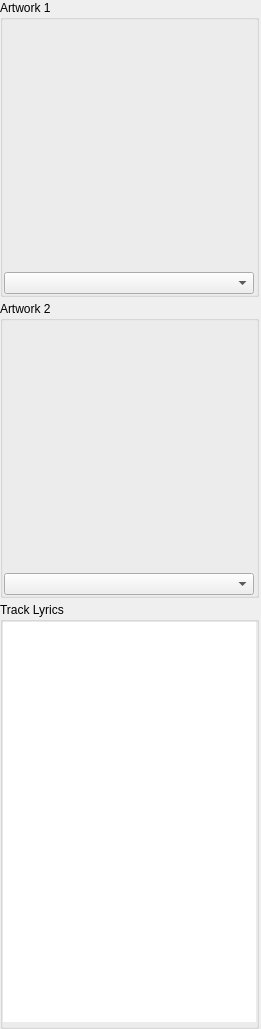
          <widget class="QWidget" name="scrollAreaWidgetContents">
           <property name="geometry">
            <rect>
             <x>0</x>
             <y>-448</y>
             <width>261</width>
             <height>1001</height>
            </rect>
           </property>
           <layout class="QVBoxLayout" name="verticalLayout">
            <property name="spacing">
             <number>4</number>
            </property>
            <property name="leftMargin">
             <number>0</number>
            </property>
            <property name="topMargin">
             <number>0</number>
            </property>
            <property name="rightMargin">
             <number>0</number>
            </property>
            <property name="bottomMargin">
             <number>0</number>
            </property>
            <item>
             <widget class="QGroupBox" name="MDE_GBX_cover">
              <property name="maximumSize">
               <size>
                <width>259</width>
                <height>16777215</height>
               </size>
              </property>
              <property name="title">
               <string>Artwork 1</string>
              </property>
              <layout class="QGridLayout" name="gridLayout_4">
               <property name="leftMargin">
                <number>0</number>
               </property>
               <property name="topMargin">
                <number>0</number>
               </property>
               <property name="rightMargin">
                <number>0</number>
               </property>
               <property name="bottomMargin">
                <number>0</number>
               </property>
               <property name="horizontalSpacing">
                <number>0</number>
               </property>
               <property name="verticalSpacing">
                <number>2</number>
               </property>
               <item row="1" column="0">
                <widget class="QComboBox" name="MDE_CMBX_cover"/>
               </item>
               <item row="0" column="0">
                <widget class="QLabel" name="MDE_PIXLB_cover">
                 <property name="sizePolicy">
                  <sizepolicy hsizetype="Preferred" vsizetype="Preferred">
                   <horstretch>1</horstretch>
                   <verstretch>1</verstretch>
                  </sizepolicy>
                 </property>
                 <property name="minimumSize">
                  <size>
                   <width>250</width>
                   <height>250</height>
                  </size>
                 </property>
                 <property name="maximumSize">
                  <size>
                   <width>250</width>
                   <height>250</height>
                  </size>
                 </property>
                 <property name="text">
                  <string/>
                 </property>
                </widget>
               </item>
              </layout>
             </widget>
            </item>
            <item>
             <widget class="QGroupBox" name="MDE_GBX_cover_2">
              <property name="maximumSize">
               <size>
                <width>259</width>
                <height>16777215</height>
               </size>
              </property>
              <property name="title">
               <string>Artwork 2</string>
              </property>
              <layout class="QGridLayout" name="gridLayout_8">
               <property name="leftMargin">
                <number>0</number>
               </property>
               <property name="topMargin">
                <number>0</number>
               </property>
               <property name="rightMargin">
                <number>0</number>
               </property>
               <property name="bottomMargin">
                <number>0</number>
               </property>
               <property name="horizontalSpacing">
                <number>0</number>
               </property>
               <property name="verticalSpacing">
                <number>2</number>
               </property>
               <item row="0" column="0">
                <widget class="QLabel" name="MDE_PIXLB_cover_2">
                 <property name="sizePolicy">
                  <sizepolicy hsizetype="Preferred" vsizetype="Preferred">
                   <horstretch>1</horstretch>
                   <verstretch>1</verstretch>
                  </sizepolicy>
                 </property>
                 <property name="minimumSize">
                  <size>
                   <width>250</width>
                   <height>250</height>
                  </size>
                 </property>
                 <property name="maximumSize">
                  <size>
                   <width>250</width>
                   <height>250</height>
                  </size>
                 </property>
                 <property name="text">
                  <string/>
                 </property>
                </widget>
               </item>
               <item row="1" column="0">
                <widget class="QComboBox" name="MDE_CMBX_cover_2"/>
               </item>
              </layout>
             </widget>
            </item>
            <item>
             <widget class="QGroupBox" name="MDE_GBX_lyrics">
              <property name="maximumSize">
               <size>
                <width>259</width>
                <height>16777215</height>
               </size>
              </property>
              <property name="title">
               <string>Track Lyrics</string>
              </property>
              <layout class="QGridLayout" name="gridLayout_5">
               <property name="leftMargin">
                <number>0</number>
               </property>
               <property name="topMargin">
                <number>0</number>
               </property>
               <property name="rightMargin">
                <number>0</number>
               </property>
               <property name="bottomMargin">
                <number>4</number>
               </property>
               <property name="spacing">
                <number>0</number>
               </property>
               <item row="0" column="0">
                <widget class="QTextBrowser" name="MDE_TXBRW_lyrics">
                 <property name="minimumSize">
                  <size>
                   <width>0</width>
                   <height>400</height>
                  </size>
                 </property>
                 <property name="frameShape">
                  <enum>QFrame::NoFrame</enum>
                 </property>
                </widget>
               </item>
              </layout>
             </widget>
            </item>
           </layout>
          </widget>
